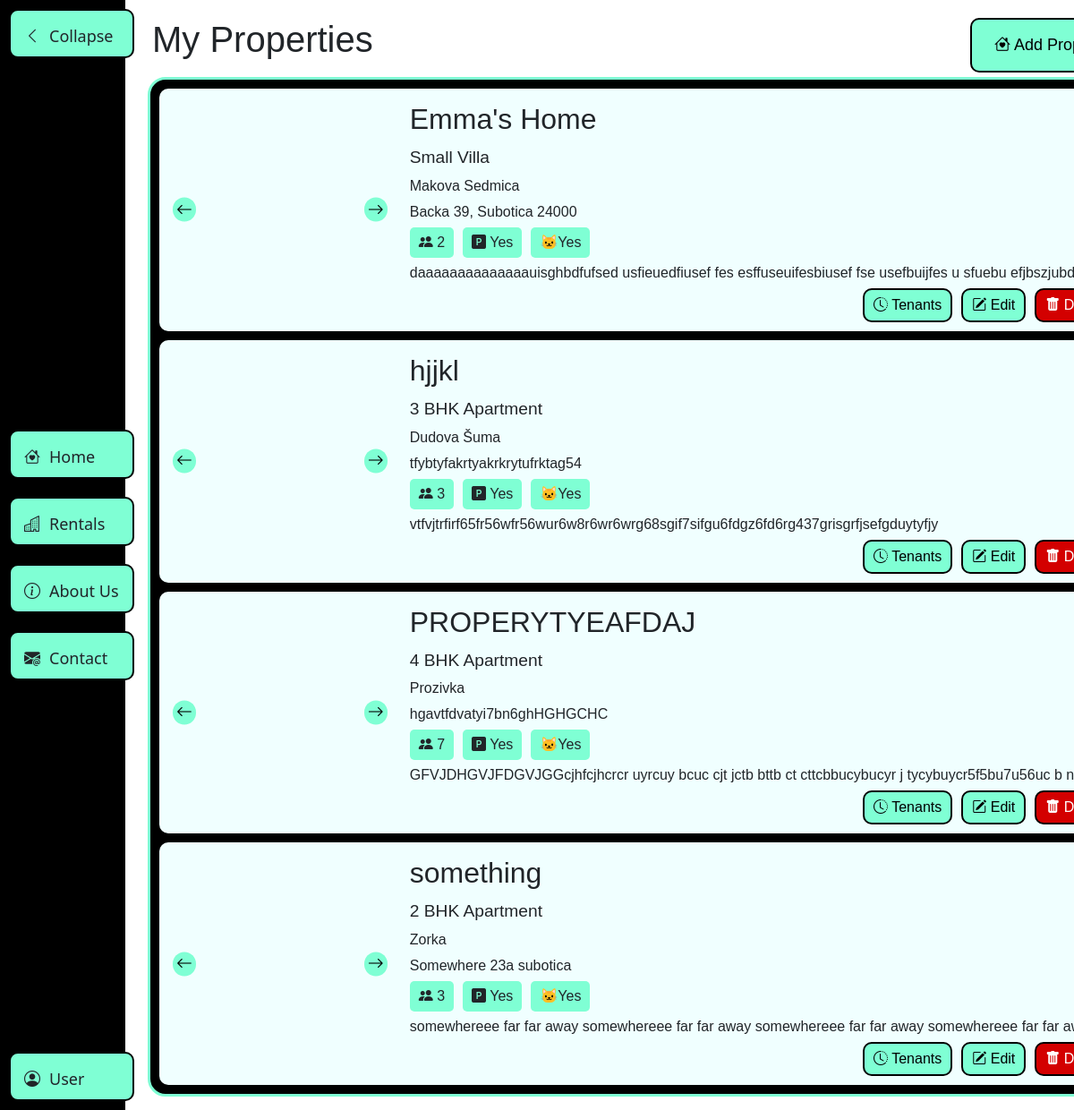
The app's page /my_properties.php (signed in) with its own data.
### tables this page shows
CREATE TABLE `properties` (
  `property_id` bigint NOT NULL,
  `user_id` bigint NOT NULL,
  `name` varchar(128) NOT NULL,
  `type_id` bigint NOT NULL,
  `location_id` bigint NOT NULL,
  `street_address` text NOT NULL,
  `capacity` int NOT NULL DEFAULT '1',
  `parking` tinyint(1) NOT NULL DEFAULT '0',
  `pets_allowed` tinyint(1) NOT NULL DEFAULT '0',
  `description` varchar(4096) NOT NULL
);

CREATE TABLE `property_types` (
  `type_id` bigint NOT NULL,
  `type_name` varchar(128) NOT NULL,
  `description` varchar(512) NOT NULL
);

CREATE TABLE `locations` (
  `location_id` bigint NOT NULL,
  `location_name` varchar(128) NOT NULL,
  `iframe` varchar(4096) DEFAULT NULL
);

### my_properties.php (the view, shortened to what this page needs)
<?php
require_once 'db_config.php';
$userId = $_SESSION['user_id'];
$query = $dbh->prepare(
    "SELECT
        p.property_id AS id,
        p.name AS name,
        t.type_name AS type,
        l.location_name AS location,
        p.street_address AS addr,
        p.capacity AS capacity,
        p.parking AS parking,
        p.pets_allowed AS pets,
        p.description AS description
    FROM
        properties p
    INNER JOIN property_types t ON
        t.type_id = p.type_id
    INNER JOIN locations l ON
        l.location_id = p.location_id
    WHERE
        user_id = $userId"
);
$query->execute();
$properties = $query->fetchAll(PDO::FETCH_OBJ);
?>
<!doctype html>
<html lang="en">
<head>
    <?php require_once "global_includes.php"; ?>
</head>
<body>
    <header>
        <?php require_once('navbar.php'); ?>
    </header>
    <main>
        <div class="page-title">
            <h1>
                My Properties
            </h1>
            <a class="button-primary" href="add_property.php?return-url=my_properties.php"><i class="bi bi-house-heart"></i> Add Property</a>
        </div>
        <div class="property-list">
            <?php
            if (empty($properties)) {
                echo '<span id="no-prop-text">No Properties added yet!</span>';
            } else {
                foreach ($properties as $prop) {
                    $photosStr = "";
                    echo
                    "<div class='item'>
                        <div class='photo-reel'>
                            $photosStr
                            <a href='#' class='prev-btn'><i class='bi bi-arrow-left'></i></a>
                            <a href='#' class='next-btn'><i class='bi bi-arrow-right'></i></a>
                        </div>
                        <div class='info'>
                            <span class='name'>$prop->name</span>
                            <span class='type'>$prop->type</span>
                            <span class='location'>$prop->location</span>
                            <span class='street-address'>$prop->addr</span>
                            <span class='specs'>
                                <span class='capactiy' title='Capacity'><i class='bi bi-people-fill'></i> $prop->capacity</span>
                                <span class='parking' title='Parking'><i class='bi bi-p-square-fill'></i> " . ($prop->parking == 1 ? 'Yes' : 'No') . "</span>
                                <span class='pets' title='Pets'>🐱" . ($prop->pets == 1 ? 'Yes' : 'No') . "</span>
                            </span>
                            <span class='description'>$prop->description</span>
                            <span class='btn-bar'>
                                <a href='#' id='$prop->id-hist' data-prop-id='$prop->id' class='button-primary button-sm'><i class='bi bi-clock-history'></i> Tenants</a>
                                <a href='#' id='$prop->id-edit' data-prop-id='$prop->id' class='button-primary button-sm'><i class='bi bi-pencil-square'></i> Edit</a>
                                <a href='#' id='$prop->id-delete' data-prop-id='$prop->id' class='button-primary button-sm button-delete'><i class='bi bi-trash-fill'></i> Delete</a>
                            </span>
                        </div>
                    </div>";
                }
            }
            ?>
        </div>
    </main>
</body>
</html>

### global_includes.php (shortened to what this page needs)
<link href="./embeds/noto-sans.css" rel="stylesheet">
<link href="./embeds/bootstrap.min.css" rel="stylesheet" />
<link rel="stylesheet" href="./styles.css">
<link rel="stylesheet" href="./embeds/bootstrap-icons.min.css">

### navbar.php (shortened to what this page needs)
<?php
$routes = array(
    "index.php" => [
        'label' => "Home",
        'icon' => "<i class='bi bi-house-heart'></i>"
    ],
    "rentals.php" => [
        'label' => "Rentals",
        'icon' => "<i class='bi bi-buildings'></i>"
    ],
    "about.php" => [
        'label' => "About Us",
        'icon' => "<i class='bi bi-info-circle'></i>"
    ],
    "contact.php" => [
        'label' => "Contact",
        'icon' => "<i class='bi bi-envelope-at-fill'></i>"
    ]
);
$reqUrl = $_SERVER['REQUEST_URI'];
$activeIdx = str_ends_with($reqUrl, '/') ? 0 : -1;
?>
<div class="navbar" id="navbar">
    <div class="nav" id="navbar-expand-button">
    </div>
    <?php
    $c = 0;
    foreach ($routes as $k => $v) {
        if ($c == $activeIdx) {
            echo
            "<div class='nav active'>
                " . $v['icon'] . "<span class='label'>" . $v['label'] . "</span>
            </div>";
        } else {
            echo
            "<a href='" . $k .  "'>
                <div class='nav'>
                    " . $v['icon'] . "<span class='label'>" . $v['label'] . "</span>
                </div>
            </a>";
        }
        $c += 1;
    }
    ?>
    <div class="nav" id="user-nav">
        <i class="bi bi-person-circle"></i> <span class="label">User</span>
    </div>
</div>

### styles.css (style rules this page uses)
* { transition: all 300ms ease-in-out; overflow: hidden; }
:root { --navbar-width: 55px; --nav-label-opactiy: 0; --nav-label-width: 0px; --exp-btn-display: none; --user-menu-events: none; --user-menu-opacity: 0; --primary-color: #7fffd4; --primary-hover: #00da91; --modal-blur: 0px; --user-popup-events: none; --user-popup-opactiy: 0; }
a { color: inherit; text-decoration: inherit; }
main { font-family: "Noto Sans", sans-serif; padding: 15px; margin-left: calc(var(--navbar-width) + 10px); box-sizing: border-box; width: calc(100vw - 65px); text-wrap: wrap; overflow-wrap: break-word; overflow-y: unset; filter: blur(var(--modal-blur)); }
.button-primary { margin: 10px 0; background-color: var(--primary-color); border: 2px solid black; color: black; padding: 15px 25px; font-size: large; border-radius: 10px; display: inline-block; text-align: center; }
.button-sm { margin: unset; padding: 5px 10px; font-size: medium; }
.button-delete { color: white; background-color: rgb(211, 0, 0); }

### my_properties.php (style rules this page uses)
main { height: 100vh; display: flex; flex-direction: column; }

### records on screen
properties: name "Emma's Home", type.type_name "Small Villa", location.location_name "Makova Sedmica", street_address "Backa 39, Subotica 24000", capacity "2", parking "Yes", pets_allowed "Yes", description "daaaaaaaaaaaaaauisghbdfufsed usfieuedfiusef fes esffuseuifesbiusef fse usefbuijfes u sfuebu efjbszjubdefju…"
properties: name "hjjkl", type.type_name "3 BHK Apartment", location.location_name "Dudova Šuma", street_address "tfybtyfakrtyakrkrytufrktag54", capacity "3", parking "Yes", pets_allowed "Yes", description "vtfvjtrfirf65fr56wfr56wur6w8r6wr6wrg68sgif7sifgu6fdgz6fd6rg437grisgrfjsefgduytyfjy"
properties: name "PROPERYTYEAFDAJ", type.type_name "4 BHK Apartment", location.location_name "Prozivka", street_address "hgavtfdvatyi7bn6ghHGHGCHC", capacity "7", parking "Yes", pets_allowed "Yes", description "GFVJDHGVJFDGVJGGcjhfcjhcrcr uyrcuy bcuc cjt jctb bttb ct cttcbbucybucyr j tycybuycr5f5bu7u56uc b…"
properties: name "something", type.type_name "2 BHK Apartment", location.location_name "Zorka", street_address "Somewhere 23a subotica", capacity "3", parking "Yes", pets_allowed "Yes", description "somewhereee far far away somewhereee far far away somewhereee far far away somewhereee far far away…"

### other values on screen
$v['label'] "Home"
$v['label'] "Rentals"
$v['label'] "About Us"
$v['label'] "Contact"
